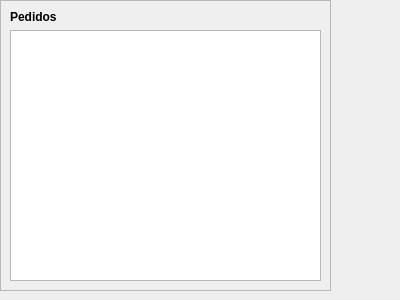
<?xml version="1.0" encoding="UTF-8"?>
<ui version="4.0">
 <class>comanda</class>
 <widget class="QDialog" name="comanda">
  <property name="geometry">
   <rect>
    <x>0</x>
    <y>0</y>
    <width>400</width>
    <height>300</height>
   </rect>
  </property>
  <property name="windowTitle">
   <string>Dialog</string>
  </property>
  <widget class="QScrollArea" name="scrollArea">
   <property name="geometry">
    <rect>
     <x>0</x>
     <y>0</y>
     <width>331</width>
     <height>291</height>
    </rect>
   </property>
   <property name="widgetResizable">
    <bool>true</bool>
   </property>
   <widget class="QWidget" name="scrollAreaWidgetContents">
    <property name="geometry">
     <rect>
      <x>0</x>
      <y>0</y>
      <width>329</width>
      <height>289</height>
     </rect>
    </property>
    <layout class="QGridLayout" name="gridLayout">
     <item row="0" column="0">
      <widget class="QLabel" name="label">
       <property name="font">
        <font>
         <weight>75</weight>
         <bold>true</bold>
        </font>
       </property>
       <property name="text">
        <string>Pedidos</string>
       </property>
      </widget>
     </item>
     <item row="1" column="0">
      <widget class="QPlainTextEdit" name="plainTextEdit"/>
     </item>
    </layout>
   </widget>
  </widget>
 </widget>
 <resources/>
 <connections/>
</ui>
